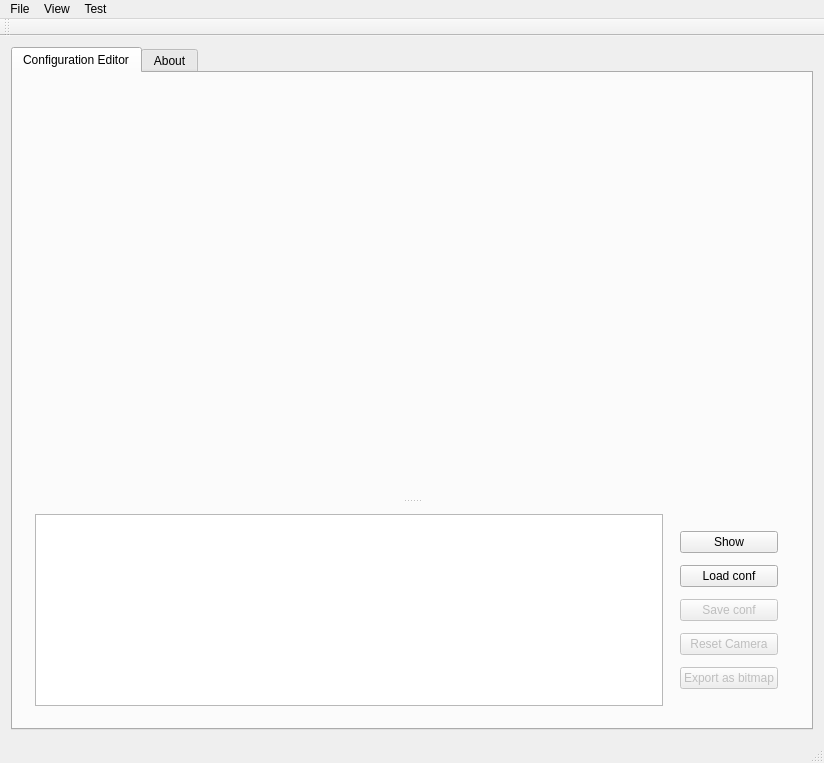
<?xml version="1.0" encoding="UTF-8"?>
<ui version="4.0">
 <class>Rofiapp_MainWindow</class>
 <widget class="QMainWindow" name="Rofiapp_MainWindow">
  <property name="geometry">
   <rect>
    <x>0</x>
    <y>0</y>
    <width>824</width>
    <height>763</height>
   </rect>
  </property>
  <property name="sizePolicy">
   <sizepolicy hsizetype="MinimumExpanding" vsizetype="MinimumExpanding">
    <horstretch>0</horstretch>
    <verstretch>0</verstretch>
   </sizepolicy>
  </property>
  <property name="windowTitle">
   <string>RoFI User Application</string>
  </property>
  <property name="windowIcon">
   <iconset resource="rofiapp_resources.qrc">
    <normaloff>:/rofiapp/rofi-icona.png</normaloff>:/rofiapp/rofi-icona.png</iconset>
  </property>
  <widget class="QWidget" name="centralWidget">
   <property name="sizePolicy">
    <sizepolicy hsizetype="Expanding" vsizetype="Expanding">
     <horstretch>0</horstretch>
     <verstretch>0</verstretch>
    </sizepolicy>
   </property>
   <layout class="QVBoxLayout" name="verticalLayout">
    <item>
     <widget class="QTabWidget" name="tabWidget">
      <property name="currentIndex">
       <number>0</number>
      </property>
      <widget class="QWidget" name="tab_conf">
       <property name="sizePolicy">
        <sizepolicy hsizetype="Maximum" vsizetype="Maximum">
         <horstretch>0</horstretch>
         <verstretch>0</verstretch>
        </sizepolicy>
       </property>
       <attribute name="title">
        <string>Configuration Editor</string>
       </attribute>
       <layout class="QGridLayout" name="gridLayout_2">
        <item row="0" column="1">
         <layout class="QGridLayout" name="gridLayout">
          <item row="0" column="0">
           <widget class="QSplitter" name="splitter">
            <property name="sizePolicy">
             <sizepolicy hsizetype="Expanding" vsizetype="Expanding">
              <horstretch>0</horstretch>
              <verstretch>0</verstretch>
             </sizepolicy>
            </property>
            <property name="maximumSize">
             <size>
              <width>16777215</width>
              <height>16777215</height>
             </size>
            </property>
            <property name="orientation">
             <enum>Qt::Vertical</enum>
            </property>
            <widget class="CompatQVTKWidget" name="qvtkWidget">
             <property name="sizePolicy">
              <sizepolicy hsizetype="Expanding" vsizetype="Expanding">
               <horstretch>0</horstretch>
               <verstretch>2</verstretch>
              </sizepolicy>
             </property>
             <property name="minimumSize">
              <size>
               <width>0</width>
               <height>0</height>
              </size>
             </property>
            </widget>
            <widget class="QWidget" name="horizontalLayoutWidget">
             <layout class="QHBoxLayout" name="horizontalLayout_2">
              <item>
               <widget class="QPlainTextEdit" name="configTextWindow">
                <property name="sizePolicy">
                 <sizepolicy hsizetype="Expanding" vsizetype="Preferred">
                  <horstretch>0</horstretch>
                  <verstretch>1</verstretch>
                 </sizepolicy>
                </property>
                <property name="plainText">
                 <string/>
                </property>
               </widget>
              </item>
              <item>
               <widget class="QWidget" name="widget" native="true">
                <layout class="QGridLayout" name="gridLayout_3">
                 <item row="2" column="0">
                  <widget class="QPushButton" name="saveConf">
                   <property name="enabled">
                    <bool>false</bool>
                   </property>
                   <property name="text">
                    <string>Save conf</string>
                   </property>
                  </widget>
                 </item>
                 <item row="4" column="0">
                  <widget class="QPushButton" name="exportConf">
                   <property name="enabled">
                    <bool>false</bool>
                   </property>
                   <property name="text">
                    <string>Export as bitmap</string>
                   </property>
                  </widget>
                 </item>
                 <item row="1" column="0">
                  <widget class="QPushButton" name="loadConf">
                   <property name="text">
                    <string>Load conf</string>
                   </property>
                  </widget>
                 </item>
                 <item row="0" column="0">
                  <widget class="QPushButton" name="showConf">
                   <property name="enabled">
                    <bool>true</bool>
                   </property>
                   <property name="text">
                    <string>Show</string>
                   </property>
                  </widget>
                 </item>
                 <item row="3" column="0">
                  <widget class="QPushButton" name="resetCamera">
                   <property name="enabled">
                    <bool>false</bool>
                   </property>
                   <property name="text">
                    <string>Reset Camera</string>
                   </property>
                  </widget>
                 </item>
                </layout>
               </widget>
              </item>
             </layout>
            </widget>
           </widget>
          </item>
         </layout>
        </item>
       </layout>
      </widget>
      <widget class="QWidget" name="tab_about">
       <attribute name="title">
        <string>About</string>
       </attribute>
       <layout class="QGridLayout" name="gridLayout_5">
        <item row="0" column="0">
         <layout class="QGridLayout" name="gridLayout_4">
          <item row="0" column="0">
           <widget class="QLabel" name="aboutLabel">
            <property name="text">
             <string/>
            </property>
            <property name="pixmap">
             <pixmap resource="rofiapp_resources.qrc">:/rofiapp/rofi-logo-2row-black.svg</pixmap>
            </property>
            <property name="scaledContents">
             <bool>false</bool>
            </property>
            <property name="alignment">
             <set>Qt::AlignCenter</set>
            </property>
           </widget>
          </item>
          <item row="1" column="0">
           <widget class="QLabel" name="aboutLabel2">
            <property name="text">
             <string>http://ro.fi.muni.cz</string>
            </property>
            <property name="alignment">
             <set>Qt::AlignCenter</set>
            </property>
           </widget>
          </item>
         </layout>
        </item>
       </layout>
      </widget>
     </widget>
    </item>
   </layout>
  </widget>
  <widget class="QMenuBar" name="menuBar">
   <property name="geometry">
    <rect>
     <x>0</x>
     <y>0</y>
     <width>824</width>
     <height>24</height>
    </rect>
   </property>
   <widget class="QMenu" name="menuFile">
    <property name="title">
     <string>File</string>
    </property>
    <addaction name="actionQuit"/>
   </widget>
   <widget class="QMenu" name="menuView">
    <property name="title">
     <string>View</string>
    </property>
    <addaction name="actionToggle_full_screen"/>
    <addaction name="actionChange_background"/>
   </widget>
   <widget class="QMenu" name="menuTest">
    <property name="title">
     <string>Test</string>
    </property>
    <addaction name="actionShow_sphere"/>
   </widget>
   <addaction name="menuFile"/>
   <addaction name="menuView"/>
   <addaction name="menuTest"/>
  </widget>
  <widget class="QToolBar" name="mainToolBar">
   <attribute name="toolBarArea">
    <enum>TopToolBarArea</enum>
   </attribute>
   <attribute name="toolBarBreak">
    <bool>false</bool>
   </attribute>
  </widget>
  <widget class="QStatusBar" name="statusBar"/>
  <action name="actionQuit">
   <property name="text">
    <string>Quit</string>
   </property>
   <property name="shortcut">
    <string>Ctrl+Q</string>
   </property>
  </action>
  <action name="actionToggle_full_screen">
   <property name="text">
    <string>Toggle full screen</string>
   </property>
   <property name="shortcut">
    <string>Ctrl+F</string>
   </property>
  </action>
  <action name="actionChange_background">
   <property name="text">
    <string>Change background</string>
   </property>
   <property name="shortcut">
    <string>Ctrl+B</string>
   </property>
  </action>
  <action name="actionShow_sphere">
   <property name="text">
    <string>Show sphere</string>
   </property>
  </action>
 </widget>
 <layoutdefault spacing="6" margin="11"/>
 <customwidgets>
  <customwidget>
   <class>CompatQVTKWidget</class>
   <extends>QWidget</extends>
   <header>CompatQVTKWidget.h</header>
  </customwidget>
 </customwidgets>
 <resources>
  <include location="rofiapp_resources.qrc"/>
 </resources>
 <connections/>
</ui>
